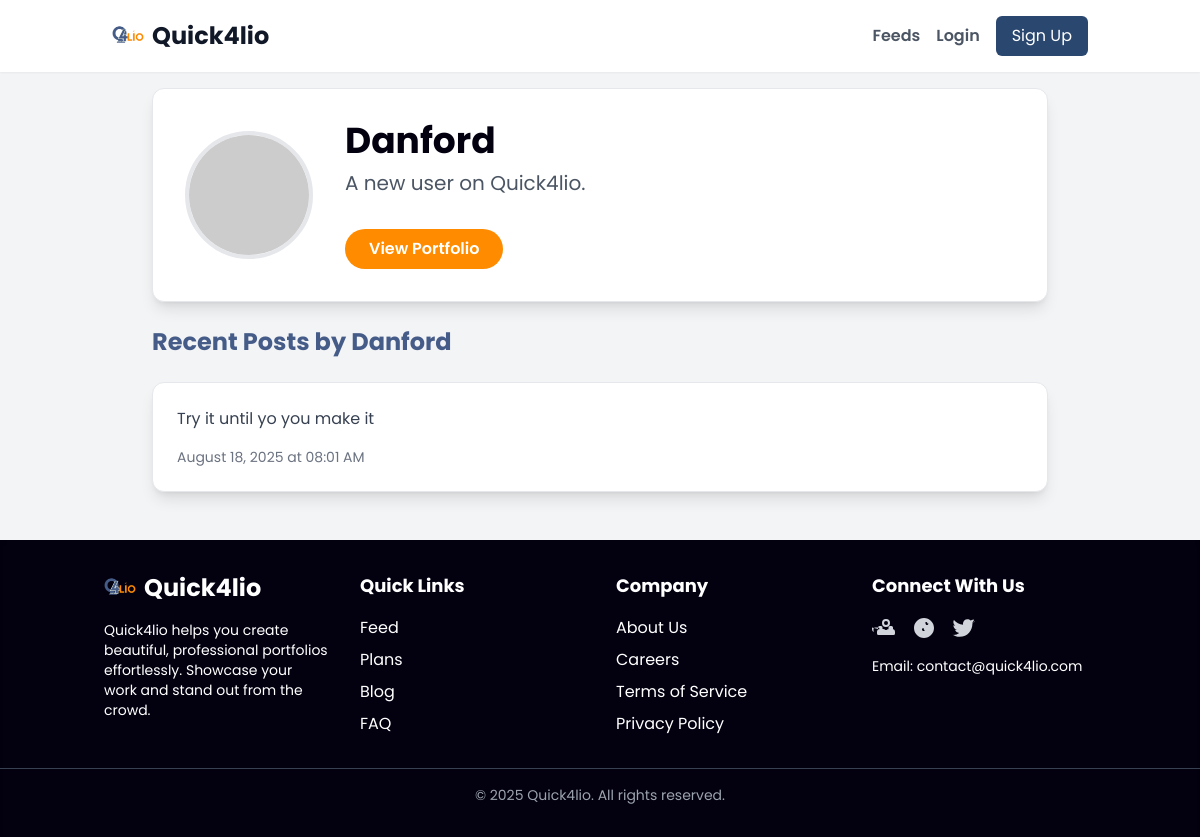
Screenshot of /user/Danford with the database file from the repository.
### app.py (models this page shows, shortened)
class User(UserMixin, db.Model):
    id = db.Column(db.Integer, primary_key=True)
    username = db.Column(db.String(80), unique=True, nullable=False)
    email = db.Column(db.String(120), unique=True, nullable=False)
    password_hash = db.Column(db.String(128))
    subscription_type = db.Column(db.String(20), default='Free')
    profile_photo = db.Column(db.String(200), default='https://thumbs.dreamstime.com/b/default-avatar-profile-icon-vector-social-media-user-image-182145777.jpg')
    bio = db.Column(db.Text, default='A new user on Quick4lio.')
    social_links = db.Column(db.Text, default='{}') # Stored as JSON string
    posts = db.relationship('Post', backref='author', lazy='dynamic')
    portfolio = db.relationship('Portfolio', backref='owner', uselist=False)

class Post(db.Model):
    id = db.Column(db.Integer, primary_key=True)
    user_id = db.Column(db.Integer, db.ForeignKey('user.id'), nullable=False)
    content_text = db.Column(db.Text, nullable=False)
    content_image = db.Column(db.String(200)) # URL from Cloudinary
    created_at = db.Column(db.DateTime, default=datetime.utcnow)

### app.py (the view)
@app.route('/user/<username>')
def user_profile(username):
    user = User.query.filter_by(username=username).first_or_404()
    posts = user.posts.order_by(Post.created_at.desc()).all()
    social_links = parse_json(user.social_links)
    return render_template('user_profile.html', user=user, posts=posts, social_links=social_links)

### app.py (called while the page is built)
def parse_json(data):
    try:
        return json.loads(data)
    except (json.JSONDecodeError, TypeError):
        return {}

### templates/user_profile.html (shortened to what this page needs)
{% extends "base.html" %}
{% block content %}
<div class="max-w-4xl mx-auto">
    <div class="bg-white p-8 rounded-xl shadow-lg border border-gray-200 mb-6 flex flex-col md:flex-row items-center space-y-4 md:space-y-0 md:space-x-8">
        <img src="{{ user.profile_photo }}" alt="{{ user.username }}'s profile photo" class="w-32 h-32 rounded-full border-4 border-primary">
        <div class="text-center md:text-left">
            <h1 class="text-4xl font-bold text-dark">{{ user.username }}</h1>
            <p class="text-xl text-gray-600 mt-2">{{ user.bio }}</p>
            <a href="{{ url_for('public_portfolio', username=user.username) }}" class="inline-block mt-4 px-6 py-2 bg-accent text-white font-semibold rounded-full hover:bg-orange-600 transition duration-300">View Portfolio</a>
        </div>
    </div>
    <h2 class="text-2xl font-bold text-primary my-6">Recent Posts by {{ user.username }}</h2>
    <div class="space-y-6">
        {% for post in posts %}
        <div class="bg-white p-6 rounded-xl shadow-lg border border-gray-200">
            <p class="text-gray-700 mb-4">{{ post.content_text }}</p>
            <p class="text-gray-500 text-sm mt-4">{{ post.created_at.strftime('%B %d, %Y at %I:%M %p') }}</p>
        </div>
        {% else %}
        <p class="text-gray-500 text-center">This user has not created any posts yet.</p>
        {% endfor %}
    </div>
</div>
{% endblock %}

### templates/base.html (style rules this page uses)
:root { --primary-color: #465C88; --accent-color: #FF8C00; --secondary-accent: #2A486F; --dark-color: #030010; --light-bg-color: #F8F9FA; }
.text-primary { color: var(--primary-color); }
.bg-accent { background-color: var(--accent-color); }
.text-dark { color: var(--dark-color); }
body { font-family: 'Poppins', sans-serif; }

### rows the page displays
User: username "Danford", bio "A new user on Quick4lio."
Post: content_text "Try it until yo you make it", created_at "August 18, 2025 at 08:01 AM"
